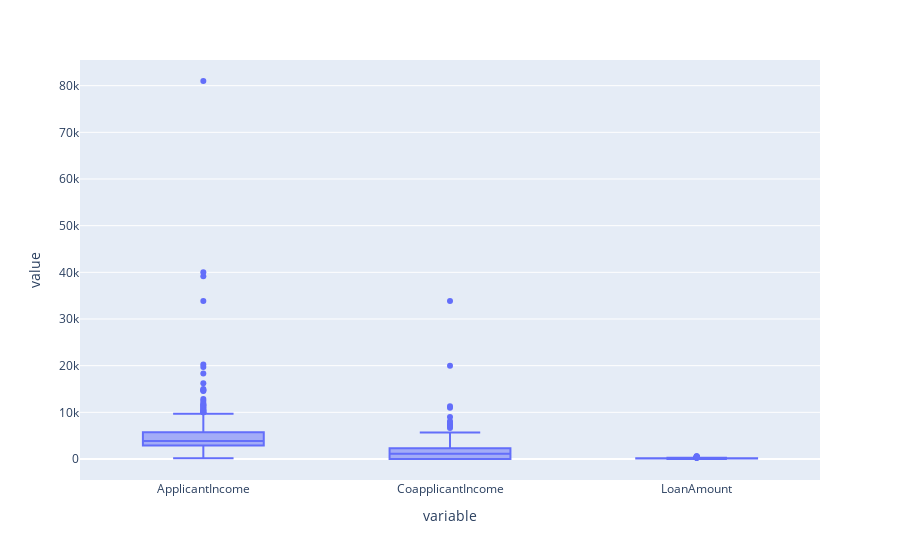

Notebook cell for this chart:
### Markdown cell above
## box chart

### Code cell
pe.box(     y=real_value_columns,  data_frame=df        )

### Figure 1 — Plotly figure (JSON) as saved in the notebook; plotly's stock layout.template omitted (floating-point values rounded to 4 significant figures; data arrays with more than 128 entries replaced by an {"elided": "..."} marker saying what was removed)
{"data": [{"alignmentgroup": "True", "hovertemplate": "variable=%{x}<br>value=%{y}<extra></extra>", "legendgroup": "", "marker": {"color": "#636efa"}, "name": "", "notched": false, "offsetgroup": "", "orientation": "v", "showlegend": false, "type": "box", "x": {"elided": "894 str values"}, "x0": " ", "xaxis": "x", "y": {"elided": "894 int values"}, "y0": " ", "yaxis": "y"}], "layout": {"boxmode": "group", "legend": {"tracegroupgap": 0}, "margin": {"t": 60}, "xaxis": {"anchor": "y", "domain": [0, 1], "title": {"text": "variable"}}, "yaxis": {"anchor": "x", "domain": [0, 1], "title": {"text": "value"}}}}
